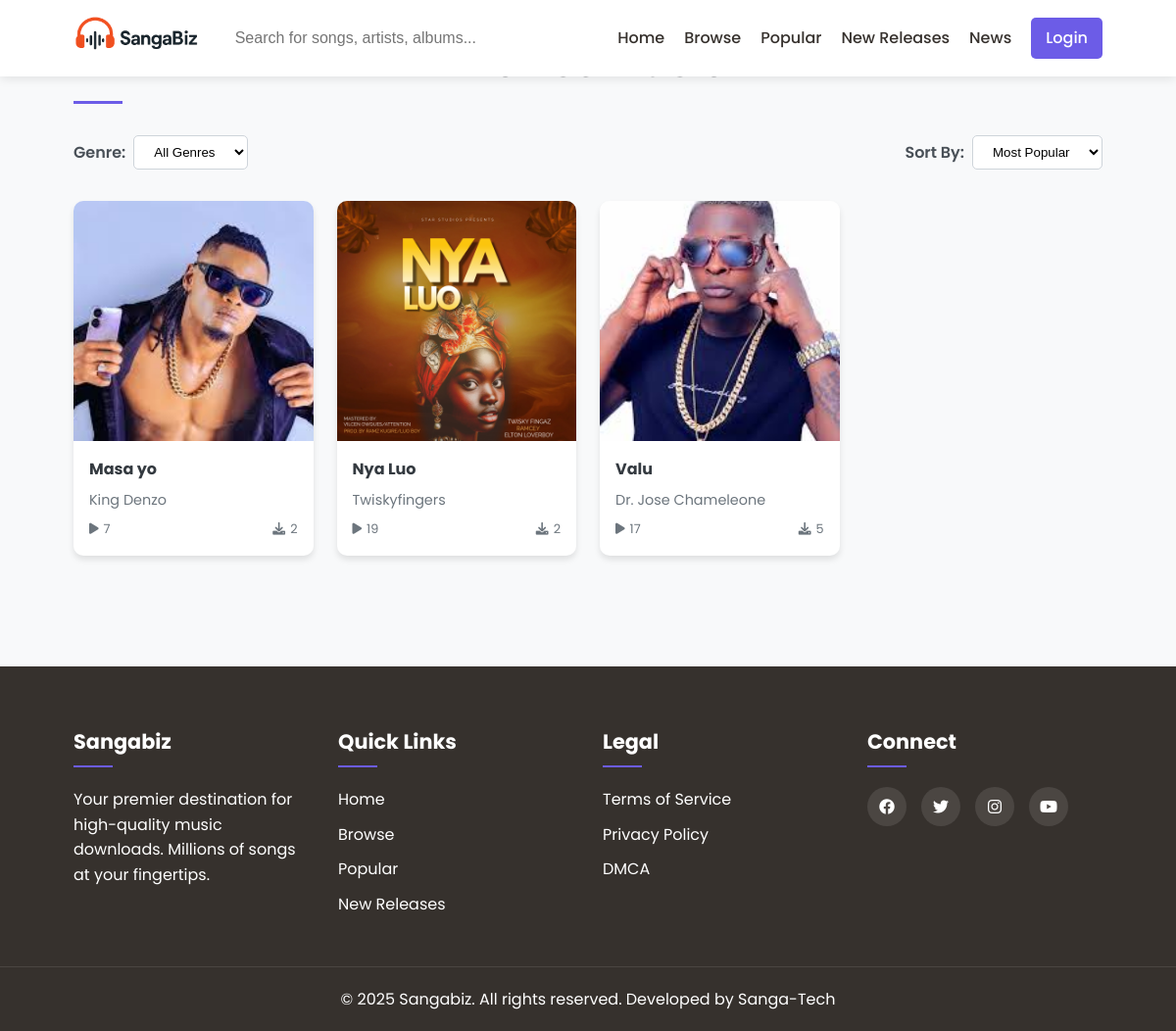
The page /browse/ on the database its author committed.
### music/models.py (models this page shows, shortened)
class Song(models.Model):
    QUALITY_CHOICES = [
        ('128', '128 kbps'),
        ('192', '192 kbps'),
        ('320', '320 kbps'),
        ('FLAC', 'Lossless FLAC'),
    ]
    title = models.CharField(max_length=200)
    artist = models.ForeignKey(
        Artist,
        on_delete=models.CASCADE,
        related_name='songs'
    )
    album = models.ForeignKey(
        Album,
        on_delete=models.CASCADE,
        related_name='songs'
    )
    slug = models.SlugField(max_length=200, blank=True)
    duration = models.PositiveIntegerField(
        help_text="Duration in seconds",
        validators=[MinValueValidator(1)]
    )
    genre = models.ForeignKey(
        Genre,
        on_delete=models.SET_NULL,
        null=True,
        blank=True,
        related_name='songs'
    )
    audio_file = models.FileField(
        upload_to=song_upload_path,
        validators=[FileExtensionValidator(['mp3', 'wav', 'flac'])]
    )
    audio_file_quality = models.CharField(
        max_length=10,
        choices=QUALITY_CHOICES,
        default='320'
    )
    lyrics = models.TextField(blank=True)
    copyright = models.TextField(blank=True)
    is_explicit = models.BooleanField(default=False)
    is_featured = models.BooleanField(default=False)
    download_count = models.PositiveIntegerField(default=0)
    play_count = models.PositiveIntegerField(default=0)
    created_at = models.DateTimeField(auto_now_add=True)
    updated_at = models.DateTimeField(auto_now=True)
    views = models.PositiveIntegerField(default=0)
    class Meta:
        ordering = ['title']
        unique_together = ('artist', 'album', 'slug')
        verbose_name = 'song'
        verbose_name_plural = 'songs'

class Album(models.Model):
    title = models.CharField(max_length=200)
    artist = models.ForeignKey(
        Artist,
        on_delete=models.CASCADE,
        related_name='albums'
    )
    slug = models.SlugField(max_length=200, blank=True)
    cover = models.ImageField(
        upload_to=album_cover_upload_path,
        help_text="Album cover art"
    )
    release_date = models.DateField()
    genres = models.ManyToManyField(Genre, related_name='albums')
    description = models.TextField(blank=True)
    created_at = models.DateTimeField(auto_now_add=True)
    updated_at = models.DateTimeField(auto_now=True)
    class Meta:
        ordering = ['-release_date']
        unique_together = ('artist', 'slug')
        verbose_name = 'album'
        verbose_name_plural = 'albums'

class Artist(models.Model):
    name = models.CharField(max_length=200)
    slug = models.SlugField(max_length=200, unique=True, blank=True)
    bio = models.TextField(blank=True)
    image = models.ImageField(
        upload_to=artist_image_upload_path,
        blank=True,
        null=True,
        help_text="Artist profile picture"
    )
    genres = models.ManyToManyField(Genre, related_name='artists')
    website = models.URLField(blank=True)
    facebook = models.URLField(blank=True)
    twitter = models.URLField(blank=True)
    instagram = models.URLField(blank=True)
    created_at = models.DateTimeField(auto_now_add=True)
    updated_at = models.DateTimeField(auto_now=True)
    class Meta:
        ordering = ['name']
        verbose_name = 'artist'
        verbose_name_plural = 'artists'

### music/views.py (the view)
# urls.py: path('browse/', views.browse_songs, name='browse'),
def browse_songs(request):
    songs = Song.objects.all().order_by('-created_at')
    genres = Genre.objects.all()
    genre_filter = request.GET.get('genre')
    if genre_filter:
        songs = songs.filter(genre__id=genre_filter)
    sort_by = request.GET.get('sort', 'newest')
    if sort_by == 'popular':
        songs = songs.order_by('-download_count')
    elif sort_by == 'oldest':
        songs = songs.order_by('created_at')
    elif sort_by == 'a-z':
        songs = songs.order_by('title')
    elif sort_by == 'z-a':
        songs = songs.order_by('-title')
    else:  # newest
        songs = songs.order_by('-created_at')
    paginator = Paginator(songs, 20)
    page_number = request.GET.get('page')
    page_obj = paginator.get_page(page_number)
    context = {
        'songs': page_obj,
        'genres': genres,
        'selected_genre': int(genre_filter) if genre_filter else None,
        'sort_by': sort_by,
    }
    return render(request, 'music/browse.html', context)

### music/context_processors.py (called while the page is built)
def genres(request):
    return {
        'all_genres': Genre.objects.all(),
    }

### music/templates/music/browse.html (shortened to what this page needs)
{% extends 'base.html' %}
{% load static %}
{% block content %}
<section class="browse">
    <div class="container">
        <h2 class="section-title">Browse Music</h2>
        <div class="browse-filters">
            <div class="filter-group">
                <label for="genre">Genre:</label>
                <select id="genre">
                    <option value="">All Genres</option>
                </select>
            </div>
            <div class="filter-group">
                <label for="sort">Sort By:</label>
                <select id="sort">
                    <option value="popular">Most Popular</option>
                </select>
            </div>
        </div>
        <div class="browse-results">
            <div class="songs-grid">
                {% for song in songs %}
                <div class="song-card" data-song-id="{{ song.id }}">
                    <div class="song-image">
                        <img src="{{ song.album.cover.url }}" alt="{{ song.title }}"
                             onerror="this.onerror=null;this.src='{% static 'images/default-cover.jpg' %}'">
                    </div>
                    <div class="song-info">
                        <h3><a href="{% url 'song_detail' song.artist.slug song.album.slug song.slug %}">{{ song.title }}</a></h3>
                        <p><a href="{% url 'artist_detail' song.artist.slug %}">{{ song.artist.name }}</a></p>
                        <div class="song-stats">
                            <span><i class="fas fa-play"></i> {{ song.play_count }}</span>
                            <span><i class="fas fa-download"></i> {{ song.download_count }}</span>
                        </div>
                    </div>
                </div>
                {% empty %}
                <div class="no-songs">
                    <p>No songs found matching your criteria.</p>
                </div>
                {% endfor %}
            </div>
        </div>
    </div>
</section>
{% endblock %}

### music/templates/base.html (shortened to what this page needs)
{% load static %}
<!DOCTYPE html>
<html lang="en">
<head>
    <link rel="stylesheet" href="https://cdnjs.cloudflare.com/ajax/libs/font-awesome/6.0.0-beta3/css/all.min.css">
    <link rel="stylesheet" href="{% static 'css/style.css' %}">
</head>
<body>
    <nav class="navbar">
        <div class="container">
            <a href="{% url 'index' %}" class="logo">
                <img src="{% static 'images/logo.png' %}" alt="Sangabiz Logo">
            </a>
            <div class="search-bar">
                <form action="{% url 'search' %}" method="GET">
                    <input type="text" name="q" placeholder="Search for songs, artists, albums...">
                    <button type="submit"><i class="fas fa-search"></i></button>
                </form>
            </div>
            <div class="nav-links">
                <a href="{% url 'index' %}">Home</a>
                <a href="{% url 'browse' %}">Browse</a>
                <a href="{% url 'popular' %}">Popular</a>
                <a href="{% url 'new_releases' %}">New Releases</a>
                <a href="{% url 'news_list' %}">News</a>
                {% if user.is_authenticated %}
                    <a href="{% url 'profile' %}" class="user-account"><i class="fas fa-user"></i></a>
                {% else %}
                    <a href="{% url 'login' %}" class="login-btn">Login</a>
                {% endif %}
            </div>
        </div>
    </nav>
    <main>
        {% block content %}{% endblock %}
    </main>
    <footer class="footer">
        <div class="container">
            <div class="footer-section">
                <h3>Sangabiz</h3>
                <p>Your premier destination for high-quality music downloads. Millions of songs at your fingertips.</p>
            </div>
            <div class="footer-section">
                <h3>Quick Links</h3>
                <ul>
                    <li><a href="{% url 'index' %}">Home</a></li>
                    <li><a href="{% url 'browse' %}">Browse</a></li>
                    <li><a href="{% url 'popular' %}">Popular</a></li>
                    <li><a href="{% url 'new_releases' %}">New Releases</a></li>
                </ul>
            </div>
            <div class="footer-section">
                <h3>Legal</h3>
                <ul>
                    <li><a href="{% url 'terms' %}">Terms of Service</a></li>
                    <li><a href="{% url 'privacy' %}">Privacy Policy</a></li>
                    <li><a href="{% url 'dmca' %}">DMCA</a></li>
                </ul>
            </div>
            <div class="footer-section">
                <h3>Connect</h3>
                <div class="social-links">
                    <a href="#"><i class="fab fa-facebook"></i></a>
                    <a href="#"><i class="fab fa-twitter"></i></a>
                    <a href="#"><i class="fab fa-instagram"></i></a>
                    <a href="#"><i class="fab fa-youtube"></i></a>
                </div>
            </div>
        </div>
        <div class="copyright">
            <p>&copy; 2025 Sangabiz. All rights reserved. Developed by <a href="#">Sanga-Tech</a></p>
        </div>
    </footer>
</body>
</html>

### music/static/css/style.css (style rules this page uses)
:root { --primary-color: #6c5ce7; --secondary-color: #a29bfe; --dark-color: #36312d; --light-color: #f5f6fa; --success-color: #00b894; --danger-color: #d63031; --warning-color: #fdcb6e; --info-color: #0984e3; }
* { margin: 0; padding: 0; box-sizing: border-box; }
body { font-family: 'Poppins', sans-serif; background-color: var(--light-color); color: var(--dark-color); line-height: 1.6; }
.container { width: 90%; max-width: 1200px; margin: 0 auto; padding: 0 15px; }
a { text-decoration: none; color: inherit; }
.section-title { font-size: 2rem; margin-bottom: 2rem; position: relative; padding-bottom: 10px; }
.section-title::after { content: ''; position: absolute; bottom: 0; left: 0; width: 50px; height: 3px; background-color: var(--primary-color); }
.navbar { background-color: white; box-shadow: 0 2px 10px rgba(0, 0, 0, 0.1); position: fixed; width: 100%; top: 0; z-index: 1000; padding: 15px 0; }
.navbar .container { display: flex; justify-content: space-between; align-items: center; }
.logo img { height: 40px; }
.search-bar { flex: 1; margin: 0 20px; max-width: 500px; position: relative; }
.search-bar form { display: flex; width: 100%; }
.search-bar input { width: 100%; padding: 10px 15px; border: 1px solid var(--light-brown); border-radius: 5px 0 0 5px; font-size: var(--text-sm); background-color: var(--light-cream); color: var(--dark-brown); transition: all 0.3s ease; }
.search-bar button { background-color: var(--primary-orange); color: white; border: none; padding: 0 15px; border-radius: 0 5px 5px 0; cursor: pointer; transition: all 0.3s ease; }
.nav-links { display: flex; align-items: center; }
.nav-links a { margin-left: 20px; font-weight: 500; transition: color 0.3s ease; }
.login-btn { background-color: var(--primary-color); color: white; padding: 8px 15px; border-radius: 5px; }
.song-card { background-color: white; border-radius: 10px; overflow: hidden; box-shadow: 0 5px 15px rgba(0, 0, 0, 0.1); transition: transform 0.3s ease; }
.song-image { position: relative; overflow: hidden; }
.song-image img { width: 100%; height: 200px; object-fit: cover; display: block; }
.song-info { padding: 15px; }
.song-info h3 { font-size: 1.1rem; margin-bottom: 5px; }
.song-info p { font-size: 0.9rem; color: #666; }
.footer { background-color: var(--dark-color); color: white; padding: 60px 0 0; }
.footer .container { display: grid; grid-template-columns: repeat(auto-fit, minmax(200px, 1fr)); gap: 30px; }
.footer-section h3 { font-size: 1.3rem; margin-bottom: 20px; position: relative; padding-bottom: 10px; }
.footer-section h3::after { content: ''; position: absolute; bottom: 0; left: 0; width: 40px; height: 2px; background-color: var(--primary-color); }
.footer-section ul { list-style: none; }
.footer-section ul li { margin-bottom: 10px; }
.footer-section ul li a { transition: color 0.3s ease; }
.social-links { display: flex; gap: 15px; }
.social-links a { display: flex; align-items: center; justify-content: center; width: 40px; height: 40px; border-radius: 50%; background-color: rgba(255, 255, 255, 0.1); transition: all 0.3s ease; }
.copyright { text-align: center; padding: 20px 0; margin-top: 40px; border-top: 1px solid rgba(255, 255, 255, 0.1); }
.song-info { flex: 1; }
.songs-grid { display: grid; grid-template-columns: repeat(auto-fill, minmax(180px, 1fr)); gap: 20px; margin-bottom: 40px; }
.song-stats { display: flex; gap: 15px; margin-top: 8px; font-size: 0.9rem; color: #666; }
.song-stats span { display: flex; align-items: center; gap: 5px; }

### rows shown on the page
Song: album.cover (picture), title "Masa yo", artist.name "King Denzo", play_count "7", download_count "2"
Song: album.cover (picture), title "Nya Luo", artist.name "Twiskyfingers", play_count "19", download_count "2"
Song: album.cover (picture), title "Valu", artist.name "Dr. Jose Chameleone", play_count "17", download_count "5"
